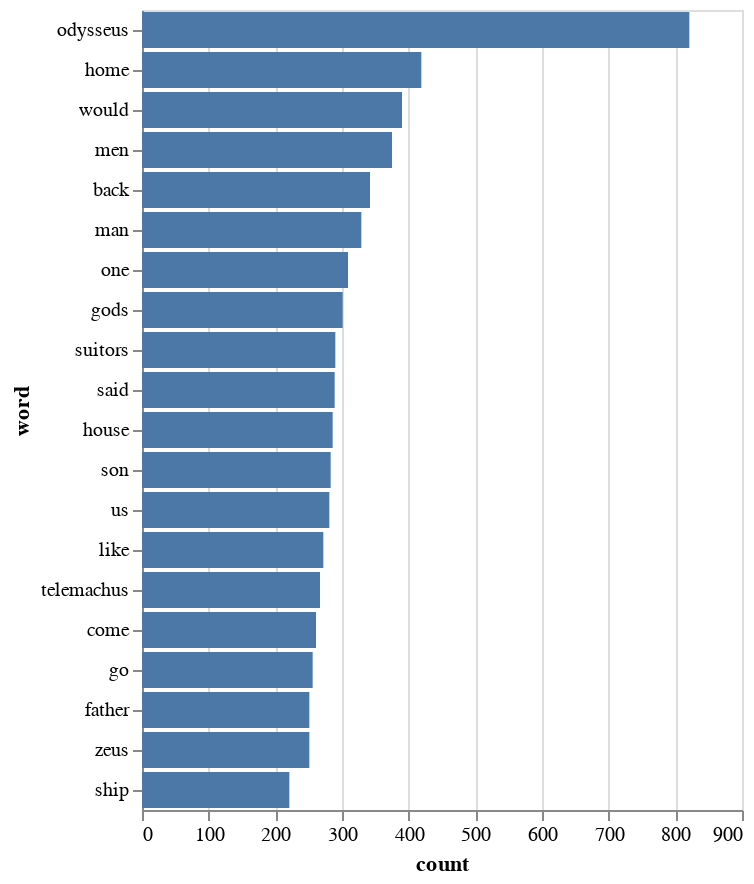

The notebook cell this image was saved under:
### Markdown cell above
### Common words

We shall move on to more precise representations of text. For this we will revisit an arguably mundane, but quite effective visualization technique: we draw a barchart of the most frequent words (excluding the stop words, if you have done the pencil activity in the section on packing a bag of words).

### Code cell
# first we create a dataframe from the word frequencies
df = pd.DataFrame(words_frequency, columns=['word', 'count'])

# we want to focus just on the top 20 words
df_top = df[:20]
df_top_100 = df[:100] # use this later

# draw horizontal barchart
alt.Chart(df_top).mark_bar().encode(
  x = 'count:Q',
  y = alt.Y('word:N', sort = '-x')
)

### Figure 1 — Vega-Lite specification as saved in the notebook (floating-point values rounded to 4 significant figures)
{"config": {"view": {"continuousWidth": 300, "continuousHeight": 300}}, "data": {"name": "data-602e8d205cfe94aefd9429df277f1c10"}, "mark": {"type": "bar"}, "encoding": {"x": {"field": "count", "type": "quantitative"}, "y": {"field": "word", "sort": "-x", "type": "nominal"}}, "$schema": "https://vega.github.io/schema/vega-lite/v5.16.3.json", "datasets": {"data-602e8d205cfe94aefd9429df277f1c10": [{"word": "odysseus", "count": 821}, {"word": "home", "count": 419}, {"word": "would", "count": 390}, {"word": "men", "count": 375}, {"word": "back", "count": 342}, {"word": "man", "count": 329}, {"word": "one", "count": 309}, {"word": "gods", "count": 301}, {"word": "suitors", "count": 290}, {"word": "said", "count": 289}, {"word": "house", "count": 286}, {"word": "son", "count": 283}, {"word": "us", "count": 281}, {"word": "like", "count": 272}, {"word": "telemachus", "count": 267}, {"word": "come", "count": 261}, {"word": "go", "count": 256}, {"word": "father", "count": 251}, {"word": "zeus", "count": 251}, {"word": "ship", "count": 221}]}}
